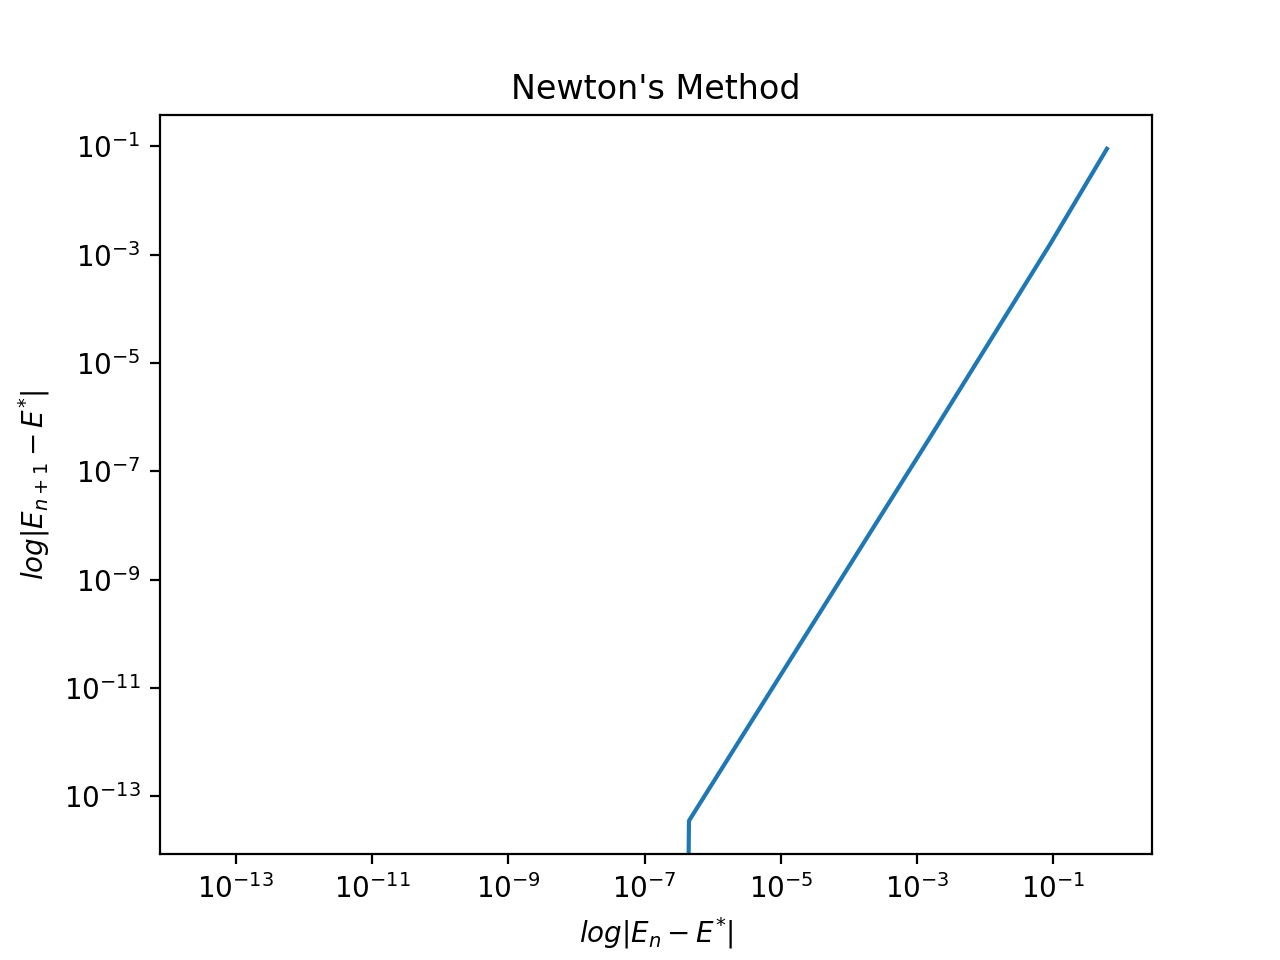

Recreate this plot in Python.
#!/usr/bin/env python3
# -*- coding: utf-8 -*-
"""
Created on Thu Nov  8 12:14:01 2018

@author: alfred_mac
"""

import numpy as np
import matplotlib.pyplot as plt


e = 0.5         # eccentricity
M = 0.2         # mean anomaly
E_1 = 0.0       # initial value for E(-1)
E0 = 1.0        # initial value for E(0)
E = [E_1,E0]    # list of E's (values of eccentric anomaly)

def fx(E,e,M):
    return (M - E + (e*np.sin(E)))

def fx_deriv(E,e,M):
    return (-1 + (e*np.cos(E)))

def fNewton(E_1,E0,e,M,E):
    if(abs(E0-E_1)>1e-10):
        E1 = E0 - fx(E0,e,M)/fx_deriv(E0,e,M)
#        E1 = E0 - ((fx(E0,e,M)*(E0 - E_1))/(fx(E0,e,M) - fx(E_1,e,M)))
        E.append(E1)
        return fNewton(E0,E1,e,M,E)
    
    return E0,E

print("After many iterations, result is:")
print(fNewton(E_1,E0,e,M,E))

print(np.log(abs(np.array(E[2:-1])-E[-1]))/np.log(abs(np.array(E[1:-2])-E[-1])))


plt.loglog(abs(np.array(E[1:-1])-E[-1]),abs(np.array(E[2:])-E[-1]))
plt.title('Newton\'s Method')
plt.xlabel('$log|E_{n}-E^{*}|$')
plt.ylabel('$log|E_{n+1}-E^{*}|$')
plt.show()
